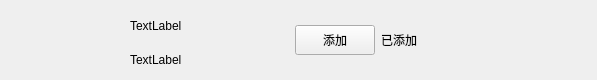
<?xml version="1.0" encoding="UTF-8"?>
<ui version="4.0">
 <class>ApplyFriendItem</class>
 <widget class="QWidget" name="ApplyFriendItem">
  <property name="geometry">
   <rect>
    <x>0</x>
    <y>0</y>
    <width>597</width>
    <height>80</height>
   </rect>
  </property>
  <property name="maximumSize">
   <size>
    <width>16777215</width>
    <height>80</height>
   </size>
  </property>
  <property name="windowTitle">
   <string>Form</string>
  </property>
  <layout class="QHBoxLayout" name="horizontalLayout">
   <property name="topMargin">
    <number>0</number>
   </property>
   <property name="rightMargin">
    <number>0</number>
   </property>
   <property name="bottomMargin">
    <number>0</number>
   </property>
   <item>
    <spacer name="horizontalSpacer">
     <property name="orientation">
      <enum>Qt::Orientation::Horizontal</enum>
     </property>
     <property name="sizeType">
      <enum>QSizePolicy::Policy::Fixed</enum>
     </property>
     <property name="sizeHint" stdset="0">
      <size>
       <width>50</width>
       <height>20</height>
      </size>
     </property>
    </spacer>
   </item>
   <item>
    <widget class="QLabel" name="icon_lb">
     <property name="minimumSize">
      <size>
       <width>45</width>
       <height>45</height>
      </size>
     </property>
     <property name="maximumSize">
      <size>
       <width>45</width>
       <height>45</height>
      </size>
     </property>
     <property name="text">
      <string/>
     </property>
    </widget>
   </item>
   <item>
    <widget class="QWidget" name="widget" native="true">
     <layout class="QHBoxLayout" name="horizontalLayout_2">
      <item>
       <widget class="QWidget" name="widget_2" native="true">
        <layout class="QVBoxLayout" name="verticalLayout">
         <property name="spacing">
          <number>10</number>
         </property>
         <property name="topMargin">
          <number>2</number>
         </property>
         <property name="bottomMargin">
          <number>2</number>
         </property>
         <item>
          <widget class="QLabel" name="user_chat_lb">
           <property name="minimumSize">
            <size>
             <width>100</width>
             <height>30</height>
            </size>
           </property>
           <property name="maximumSize">
            <size>
             <width>200</width>
             <height>30</height>
            </size>
           </property>
           <property name="text">
            <string>TextLabel</string>
           </property>
          </widget>
         </item>
         <item>
          <widget class="QLabel" name="user_name_lb">
           <property name="text">
            <string>TextLabel</string>
           </property>
          </widget>
         </item>
        </layout>
       </widget>
      </item>
      <item>
       <widget class="ClickedBtn" name="addBtn">
        <property name="minimumSize">
         <size>
          <width>80</width>
          <height>30</height>
         </size>
        </property>
        <property name="maximumSize">
         <size>
          <width>80</width>
          <height>30</height>
         </size>
        </property>
        <property name="text">
         <string>添加</string>
        </property>
       </widget>
      </item>
      <item>
       <widget class="QLabel" name="already_add_lb">
        <property name="minimumSize">
         <size>
          <width>40</width>
          <height>0</height>
         </size>
        </property>
        <property name="maximumSize">
         <size>
          <width>16777215</width>
          <height>16777215</height>
         </size>
        </property>
        <property name="text">
         <string>已添加</string>
        </property>
       </widget>
      </item>
      <item>
       <spacer name="horizontalSpacer_2">
        <property name="orientation">
         <enum>Qt::Orientation::Horizontal</enum>
        </property>
        <property name="sizeType">
         <enum>QSizePolicy::Policy::Fixed</enum>
        </property>
        <property name="sizeHint" stdset="0">
         <size>
          <width>40</width>
          <height>20</height>
         </size>
        </property>
       </spacer>
      </item>
     </layout>
    </widget>
   </item>
  </layout>
 </widget>
 <customwidgets>
  <customwidget>
   <class>ClickedBtn</class>
   <extends>QPushButton</extends>
   <header location="global">clickedbtn.h</header>
  </customwidget>
 </customwidgets>
 <resources/>
 <connections/>
</ui>
